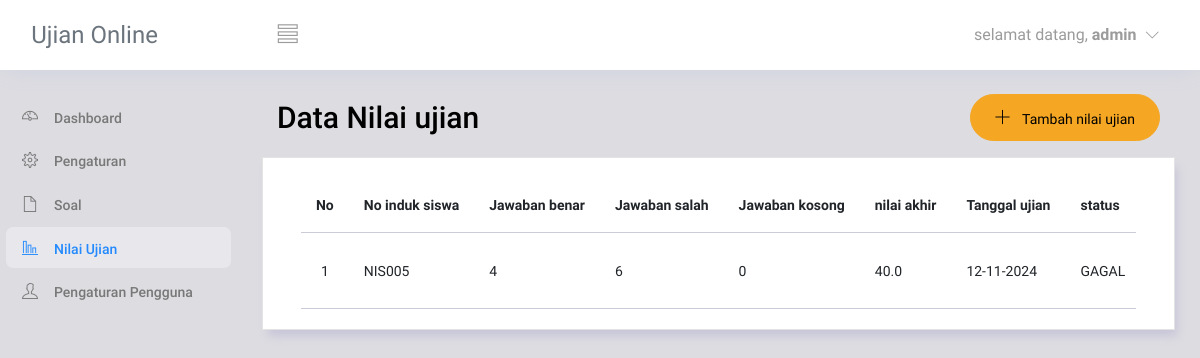
Page /ujian/nilai-ujian.php (signed in) on the committed database.
### tables this page shows
CREATE TABLE `tbl_nilai` (
  `id` int(11) NOT NULL,
  `id_user` varchar(20) NOT NULL,
  `benar` varchar(20) NOT NULL,
  `salah` varchar(20) NOT NULL,
  `kosong` varchar(20) NOT NULL,
  `nilai` varchar(20) NOT NULL,
  `tgl` date NOT NULL,
  `status` varchar(30) NOT NULL
);

### config.php (called while the page is built, shortened)
<?php
function in_date($tgl)
{
    $d = substr($tgl, 8, 2);
    $m = substr($tgl, 5, 2);
    $y = substr($tgl, 0, 4);
    return $d . '-' . $m . '-' . $y;
}

### ujian/nilai-ujian.php (the view, shortened to what this page needs)
<?php
require "../config.php";
require "../template/header.php";
require "../template/navbar.php";
require "../template/sidebar.php";
$queryNilai = mysqli_query($koneksi, "SELECT * FROM tbl_nilai");
?>
<div class="main-panel">
    <div class="content-wrapper">
        <div class="row">
            <div class="col-md-12 grid-margin mb-3">
                <div class="d-flex justify-content-between align-items-center">
                    <div>
                        <h3 class="font-weight-bold mb-0">Data Nilai ujian</h3>
                    </div>
                    <div>
                        <a href="add-nilai.php" class="btn btn-warning btn-icon-text btn-rounded">
                            <i class="ti-plus btn-icon-prepend"></i> Tambah nilai ujian
                        </a>
                    </div>
                </div>
            </div>
            <div class="card">
                <div class="card-body">
                    <div class="table-responsive">
                        <table class="table table-hover" id="mytable">
                            <thead>
                                <tr>
                                    <th>No</th>
                                    <th>No induk siswa</th>
                                    <th>Jawaban benar</th>
                                    <th>Jawaban salah</th>
                                    <th>Jawaban kosong</th>
                                    <th>nilai akhir</th>
                                    <th>Tanggal ujian</th>
                                    <th>status</th>
                                </tr>
                            </thead>
                            <tbody>
                                <?php
                                $no = 1;
                                while ($nilai = mysqli_fetch_assoc($queryNilai)) {
                                ?>
                                    <tr>
                                        <td class="text-center" style="width: 5%;"><?= $no++; ?></td>
                                        <td><?= $nilai['id_user'] ?></td>
                                        <td><?= $nilai['benar'] ?></td>
                                        <td><?= $nilai['salah'] ?></td>
                                        <td><?= $nilai['kosong'] ?></td>
                                        <td><?= $nilai['nilai'] ?></td>
                                        <td><?= in_date($nilai['tgl']); ?></td>
                                        <td><?= $nilai['status'] ?></td>
                                    </tr>
                                <?php } ?>
                            </tbody>
                        </table>
                    </div>
                </div>
            </div>
        </div>
    </div>
</div>
<?php
require "../template/footer.php";
?>

### rows in the picture
tbl_nilai: id_user "NIS005", benar "4", salah "6", kosong "0", nilai "40.0", tgl "12-11-2024", status "GAGAL"

### other values in the picture
$_SESSION['ssUser'] "admin"
